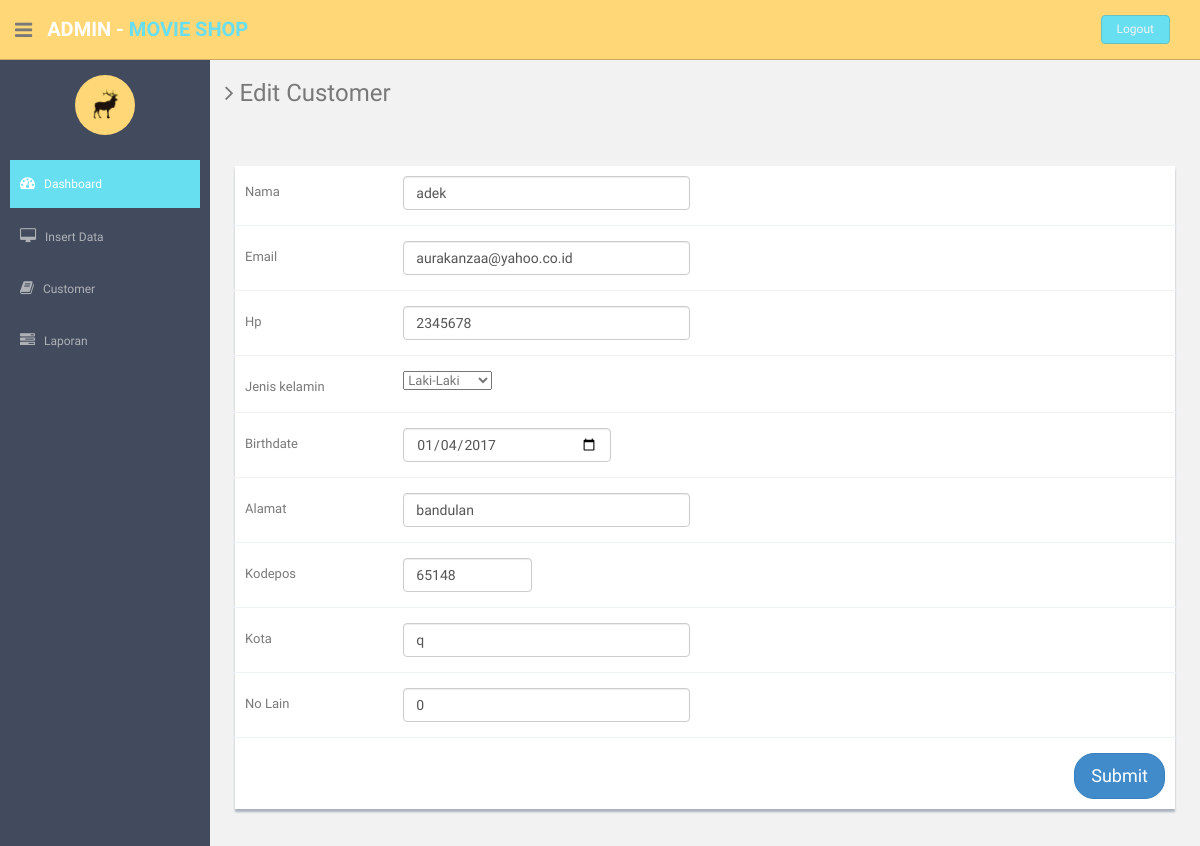
Page /Admin/editcust.php?username=adek on the committed database.
### tables this page shows
CREATE TABLE `signup` (
  `full_name` varchar(100) NOT NULL,
  `username` varchar(15) NOT NULL,
  `password` varchar(10) NOT NULL,
  `rolee` varchar(10) NOT NULL DEFAULT 'user',
  `uang` int(11) NOT NULL DEFAULT '500000',
  `email` varchar(30) DEFAULT NULL,
  `hp` int(15) DEFAULT NULL,
  `jenis_kelamin` varchar(10) DEFAULT NULL,
  `tgl_lahir` date DEFAULT NULL,
  `alamat` varchar(50) DEFAULT NULL,
  `kodepos` int(11) DEFAULT NULL,
  `kota` varchar(10) DEFAULT NULL,
  `hp_lain` int(15) DEFAULT NULL
);

### Admin/editcust.php (the view, shortened to what this page needs)
<?php
include 'koneksi.php';
$user = $_GET['username'];
$query = $koneksi->query("SELECT * FROM signup WHERE username='$user'");
$baris = $query ->fetch_assoc();
?>
<!DOCTYPE html>
<html lang="en">
  <head>
    <?php
    include'koding/top.php';
    ?>
  </head>
  <body>
  <section id="container" >
    <?php
    include 'koding/header.php';
    include 'koding/sidebar.php';
    ?>
      <section id="main-content">
          <section class="wrapper site-min-height">
          	<h3><i class="fa fa-angle-right"></i> Edit Customer</h3>
          	<div class="row mt">
          		<div class="col-lg-12">
            <div class="row mt">
              <div class="col-lg-12">
                  <div class="form-panel">
                      <form class="form-horizontal style-form" action="" method="post" >
                          <div class="form-group">
                              <label class="col-sm-2 col-sm-2 control-label">Nama</label>
                              <div class="col-sm-4">
                                  <input type="text" class="form-control" name="full_name" value="<?php echo $baris['full_name']; ?>">
                              </div>
                           </div>
                          <div class="form-group">
                              <label class="col-sm-2 col-sm-2 control-label">Email</label>
                              <div class="col-sm-4">
                                  <input type="email" class="form-control" name="email" value="<?php echo $baris['email']; ?>">
                              </div>
                           </div>
                          <div class="form-group">
                              <label class="col-sm-2 col-sm-2 control-label">Hp</label>
                              <div class="col-sm-4">
                                  <input type="text" class="form-control" name="hp" value="<?php echo $baris['hp']; ?>">
                              </div>
                          </div>
                          <div class="form-group">
                              <label class="col-sm-6 col-sm-2 control-label" >Jenis kelamin</label>
                              <div class="col-sm-5">
                                  <div class="btn-group">
                                      <select name="jenis_kelamin" >
                                        <option value="Laki-Laki">Laki-Laki</option>
                                      </select>
                                  </div>
                              </div>
                          </div>
                          <div class="form-group">
                              <label class="col-sm-2 col-sm-2 control-label">Birthdate</label>
                              <div class="col-sm-3">
                                  <input type="date" class="form-control" name="tgl_lahir" value="<?php echo $baris['tgl_lahir']; ?>">
                              </div>
                          </div>
                          <div class="form-group">
                              <label class="col-sm-2 col-sm-2 control-label">Alamat</label>
                              <div class="col-sm-4">
                                  <input type="text" class="form-control" name="alamat" value="<?php echo $baris['alamat']; ?>">
                              </div>
                          </div>
                          <div class="form-group">
                              <label class="col-sm-2 col-sm-2 control-label">Kodepos</label>
                              <div class="col-sm-2">
                                  <input type="text" class="form-control" name="kodepos" value="<?php echo $baris['kodepos']; ?>">
                              </div>
                          </div>
                          <div class="form-group">
                              <label class="col-sm-2 col-sm-2 control-label">Kota</label>
                              <div class="col-sm-4">
                                  <input type="text" class="form-control" name="kota" value="<?php echo $baris['kota']; ?>">
                              </div>
                          </div>
                          <div class="form-group">
                              <label class="col-sm-2 col-sm-2 control-label">No Lain</label>
                              <div class="col-sm-4">
                                  <input type="text" class="form-control" name="hplain" value="<?php echo $baris['hp_lain']; ?>">
                              </div>
                          </div>
                          <div class="" align="right"> <input type="submit" class="btn btn-round btn-primary btn-lg" name="save">
                          </div>
                      </form>
                  </div>
              </div>
            </div>
          		</div>
          	</div>
		</section><! --/wrapper -->
      </section>
  </body>
</html>

### Admin/assets/css/style.css (style rules this page uses)
body { color: #797979; background: #f2f2f2; font-family: 'Ruda', sans-serif; padding: 0px !important; margin: 0px !important; font-size:13px; }
#container { width: 100%; height: 100%; }
.btn-round { border-radius: 20px; -webkit-border-radius: 20px; }
.mt { margin-top: 25px; }
#main-content { margin-left: 210px; }
.wrapper { display: inline-block; margin-top: 60px; padding-left: 15px; padding-right: 15px; padding-bottom: 15px; padding-top: 0px; width: 100%; }
.form-panel { background: #ffffff; margin: 10px; padding: 10px; box-shadow: 0px 3px 2px #aab2bd; text-align: left; }
label { font-weight: 400; }
.form-horizontal.style-form .form-group { border-bottom: 1px solid #eff2f7; padding-bottom: 15px; margin-bottom: 15px; }
@media (min-width: 768px) { .form-horizontal .control-label { text-align: left; } }
.site-min-height { min-height: 900px; }

### rows in the picture
signup: full_name "adek", email "aurakanzaa@yahoo.co.id", hp "2345678", tgl_lahir "01/04/2017", alamat "bandulan", kodepos "65148", kota "q", hplain "0"
